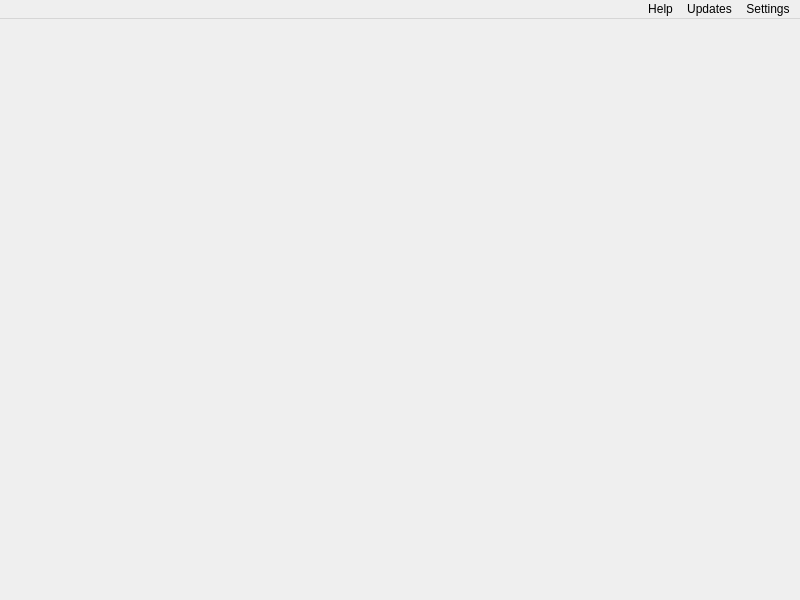
<?xml version="1.0" encoding="UTF-8"?>
<ui version="4.0">
 <class>MainWindow</class>
 <widget class="QMainWindow" name="MainWindow">
  <property name="geometry">
   <rect>
    <x>0</x>
    <y>0</y>
    <width>800</width>
    <height>600</height>
   </rect>
  </property>
  <property name="windowTitle">
   <string>MainWindow</string>
  </property>
  <property name="windowIcon">
   <iconset theme="camera-video"/>
  </property>
  <property name="layoutDirection">
   <enum>Qt::RightToLeft</enum>
  </property>
  <property name="documentMode">
   <bool>false</bool>
  </property>
  <widget class="QWidget" name="centralwidget"/>
  <widget class="QMenuBar" name="menubar">
   <property name="geometry">
    <rect>
     <x>0</x>
     <y>0</y>
     <width>800</width>
     <height>30</height>
    </rect>
   </property>
   <property name="layoutDirection">
    <enum>Qt::RightToLeft</enum>
   </property>
   <widget class="QMenu" name="menuHelp">
    <property name="title">
     <string>Help</string>
    </property>
    <addaction name="separator"/>
    <addaction name="actionGo_to_site"/>
    <addaction name="actionText_us"/>
   </widget>
   <widget class="QMenu" name="menuUpdates">
    <property name="title">
     <string>Updates</string>
    </property>
    <addaction name="separator"/>
    <addaction name="actionCheck_updates"/>
    <addaction name="actionVersion"/>
   </widget>
   <widget class="QMenu" name="menuSettings">
    <property name="title">
     <string>Settings</string>
    </property>
    <addaction name="actionGestures"/>
    <addaction name="actionSensetivity"/>
   </widget>
   <addaction name="menuSettings"/>
   <addaction name="menuUpdates"/>
   <addaction name="menuHelp"/>
  </widget>
  <action name="actionChechk_updates">
   <property name="text">
    <string>Chechk updates</string>
   </property>
  </action>
  <action name="actionCheck_updates">
   <property name="text">
    <string>Check updates</string>
   </property>
  </action>
  <action name="actionVersion">
   <property name="text">
    <string>Version</string>
   </property>
  </action>
  <action name="actionGo_to_site">
   <property name="text">
    <string>Go to site</string>
   </property>
  </action>
  <action name="actionText_us">
   <property name="text">
    <string>Text us</string>
   </property>
  </action>
  <action name="actionGestures">
   <property name="text">
    <string>Gestures</string>
   </property>
  </action>
  <action name="actionSensetivity">
   <property name="text">
    <string>Sensetivity</string>
   </property>
  </action>
 </widget>
 <resources/>
 <connections/>
</ui>
